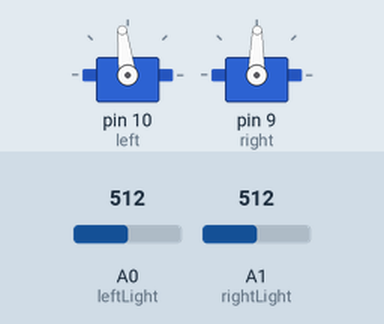
This sketch was run on a simulated Arduino Uno, built with avr-gcc and run on an emulated ATmega328P. On the bench: 2 × servo. The test bench sets the inputs (shaded band); at power-on: A0 (leftLight) = 512, A1 (rightLight) = 512.

Above: at 1.2 s.
1.3 s: A0 (leftLight) set to 716
Timing chart, 0 to 4.3 s (numbered marks = the images above; inputs shaded):
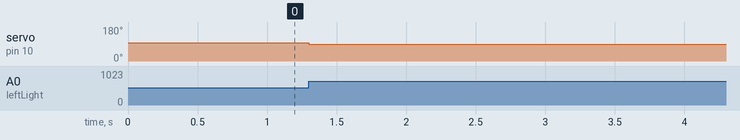

The sketch:

line_follow_2_sensors_calib.ino
```cpp
/* Software 1073 Example Program
Written and debugged for use on the Arduino boebot platform
last updated: 10/20/14

Program: Using both of the light sensors, follow a line AND:
1) auto-calibrate (so that the user does not have to change the code)
2) be able to continue moving when both line sensors see a black line
*/

#include <Servo.h>

Servo left;
Servo right;  //creates two servo objects

int leftLight = 0;
int rightLight = 1;

int leftVal = 0;
int rightVal = 0;

int whiteValLeft = 0;
int whiteValRight = 0;

int forw = 1540;
int rev = 1460;
int zero = 1500;

int changeVal = 150;

void readSensors(){
  leftVal = analogRead(leftLight);
  rightVal = analogRead(rightLight);
}
void setWhite(){
  whiteValLeft = analogRead(leftLight);
  whiteValRight = analogRead(rightLight);
}

boolean isLeftLine(){
  boolean isLeft;
  if(leftVal >= (whiteValLeft + changeVal)){
    isLeft = true;
  }
  else{
    isLeft = false;
  }
  return isLeft;
}
boolean isRightLine(){
  boolean isRight;
  if(rightVal >= (whiteValRight + changeVal)){
    isRight = true;
  }
  else{
    isRight = false;
  }
  return isRight;
}

void setup(){ //setup runs just once
  left.attach(10);
  right.attach(9); //mounts each servo on their respective digital pin
  setWhite();
}
void loop(){ //loop runs over and over again
  readSensors();
  if(isRightLine() && isLeftLine()){
    left.writeMicroseconds(forw);
    right.writeMicroseconds(rev);
  }
  else if(isRightLine()){
    left.writeMicroseconds(forw);
    right.writeMicroseconds(forw);
  }
  else if(isLeftLine()){
    left.writeMicroseconds(rev);
    right.writeMicroseconds(rev);
  }
  else{
    left.writeMicroseconds(forw);
    right.writeMicroseconds(rev);
  }
}
```

Measured:
- after the input at 1.3 s, servo on pin 10 (left): 97° → 89° at once
